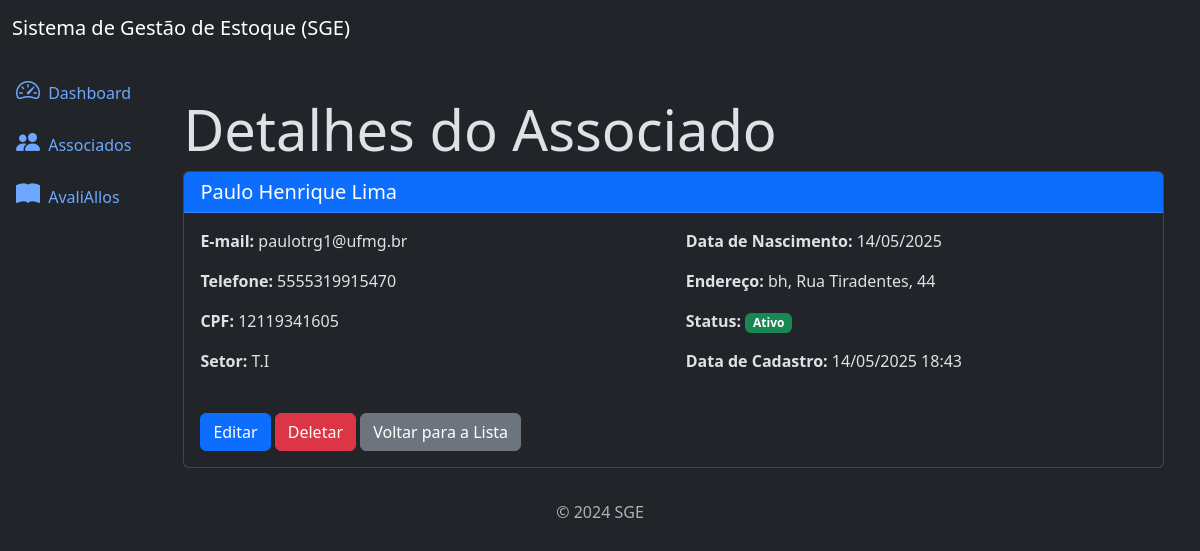
The app's page /api/v1/associado/2/detail/ (signed in) with its own data.
### associado/models.py (models this page shows, shortened)
class Associado(models.Model):
    pk_associado = models.AutoField(primary_key=True, verbose_name="ID")
    nome = models.CharField(max_length=255, verbose_name="Nome completo")
    email = models.EmailField(unique=True, verbose_name="E-mail")
    telefone = models.CharField(
        max_length=20,
        verbose_name="Telefone",
        help_text="Exemplo: 31988553344 Não coloque +55/espaços/parênteses",
        validators=[
            apenas_numeros,
            MinLengthValidator(10, "Telefone deve ter no mínimo 10 dígitos."),
        ]
    )
    cpf = models.CharField(
        max_length=11,
        verbose_name="CPF",
        help_text="Exemplo: 12345678901 Não coloque pontos ou traços",
        validators=[
            apenas_numeros,
            MinLengthValidator(11, "CPF deve ter 11 dígitos."),
            validate_cpf,
        ]
    )
    fk_setor = models.ForeignKey(Setor, on_delete=models.CASCADE, related_name='Setor')
    dat_nascimento = models.DateField(null=True, blank=True, verbose_name="Data de Nascimento")
    is_active = models.BooleanField(default=True, verbose_name="Ativo")
    endereco = models.CharField(
        max_length=255,
        verbose_name="Endereço",
        help_text="Formato: Cidade, Rua, N° (Exemplo: Belo Horizonte, Rua Mayrink, 44)",
        validators=[
            RegexValidator(
                regex=r'^.+,\s*.+,\s*\d+$',
                message="O endereço deve seguir o formato: Cidade, Rua, Número (Exemplo: Belo Horizonte, Rua Mayrink, 44)"
            )
        ]
    )
    dif = models.TextField(null=True, blank=True, verbose_name="Diferencias")
    created_at = models.DateTimeField(auto_now_add=True, verbose_name="Data de Criação")
    updated_at = models.DateTimeField(auto_now=True, verbose_name="Data de Atualização")
    class Meta:
        ordering = ['nome']
        verbose_name = "Associado"
        verbose_name_plural = "Associados"

class Setor(models.Model):
    pk_setor = models.AutoField(primary_key=True, verbose_name="ID")
    setor = models.CharField(max_length=30, verbose_name="Setor")
    created_at = models.DateTimeField(auto_now_add=True, verbose_name="Data de Criação")
    updated_at = models.DateTimeField(auto_now=True, verbose_name="Data de Atualização")
    def __str__(self):
        return self.setor
    class Meta:
        verbose_name = "Setor"
        verbose_name_plural = "Setores"

### associado/views.py (the view)
# urls.py: path('associado/<int:pk>/detail/', views.AssociadoDetailView.as_view(), name='associado-detail'),
class AssociadoDetailView(LoginRequiredMixin, PermissionRequiredMixin, DetailView):
    model = models.Associado
    template_name = 'associado_detail.html'
    permission_required = 'associado.view_associado'

### associado/templates/associado_detail.html (shortened to what this page needs)
{% extends 'base.html' %}
{% block content %}
  <div class="container mt-4">
    <h3 class="display-4">Detalhes do Associado</h3>
    <div class="card">
      <div class="card-header bg-primary text-white">
        <h5 class="mb-0">{{ object.nome }}</h5>
      </div>
      <div class="card-body">
        <div class="row">
          <div class="col-md-6">
            <p><strong>E-mail:</strong> {{ object.email }}</p>
            <p><strong>Telefone:</strong> {{ object.telefone }}</p>
            <p><strong>CPF:</strong> {{ object.cpf }}</p>
            <p><strong>Setor:</strong> {{ object.fk_setor }}</p>
          </div>
          <div class="col-md-6">
            <p><strong>Data de Nascimento:</strong> {% if object.dat_nascimento %}{{ object.dat_nascimento|date:"d/m/Y" }}{% else %}Não informado{% endif %}</p>
            <p><strong>Endereço:</strong> {{ object.endereco }}</p>
            <p><strong>Status:</strong> {% if object.is_active %}<span class="badge bg-success">Ativo</span>{% else %}<span class="badge bg-danger">Inativo</span>{% endif %}</p>
            <p><strong>Data de Cadastro:</strong> {{ object.created_at|date:"d/m/Y H:i" }}</p>
          </div>
        </div>
        <div class="mt-4">
          <a href="{% url 'associado-update' object.pk_associado %}" class="btn btn-primary">Editar</a>
          <a href="{% url 'associado-delete' object.pk_associado %}" class="btn btn-danger">Deletar</a>
          <a href="{% url 'associado-list' %}" class="btn btn-secondary">Voltar para a Lista</a>
        </div>
      </div>
    </div>
  </div>
{% endblock %}

### records on screen
Associado: nome "Paulo Henrique Lima", email "paulotrg1@ufmg.br", telefone "5555319915470", cpf "12119341605", fk_setor "T.I", dat_nascimento "14/05/2025", endereco "bh, Rua Tiradentes, 44", created_at "14/05/2025 18:43"
